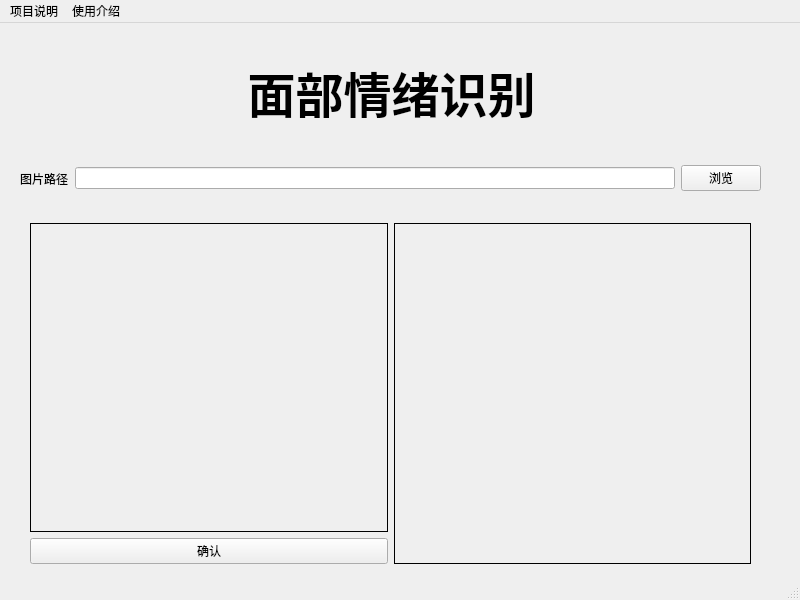
<?xml version="1.0" encoding="UTF-8"?>
<ui version="4.0">
 <class>MainWindow</class>
 <widget class="QMainWindow" name="MainWindow">
  <property name="geometry">
   <rect>
    <x>0</x>
    <y>0</y>
    <width>800</width>
    <height>600</height>
   </rect>
  </property>
  <property name="windowTitle">
   <string>MainWindow</string>
  </property>
  <widget class="QWidget" name="centralwidget">
   <widget class="QLabel" name="front">
    <property name="geometry">
     <rect>
      <x>61</x>
      <y>34</y>
      <width>661</width>
      <height>61</height>
     </rect>
    </property>
    <property name="text">
     <string>&lt;html&gt;&lt;head/&gt;&lt;body&gt;&lt;p align=&quot;center&quot;&gt;&lt;span style=&quot; font-size:36pt; font-weight:600;&quot;&gt;面部情绪识别&lt;/span&gt;&lt;/p&gt;&lt;/body&gt;&lt;/html&gt;</string>
    </property>
    <property name="textFormat">
     <enum>Qt::RichText</enum>
    </property>
   </widget>
   <widget class="QWidget" name="layoutWidget">
    <property name="geometry">
     <rect>
      <x>20</x>
      <y>140</y>
      <width>741</width>
      <height>31</height>
     </rect>
    </property>
    <layout class="QHBoxLayout" name="horizontalLayout">
     <item>
      <widget class="QLabel" name="filepath">
       <property name="text">
        <string>图片路径</string>
       </property>
      </widget>
     </item>
     <item>
      <widget class="QLineEdit" name="path"/>
     </item>
     <item>
      <widget class="QPushButton" name="scaner">
       <property name="text">
        <string>浏览</string>
       </property>
      </widget>
     </item>
    </layout>
   </widget>
   <widget class="QWidget" name="layoutWidget">
    <property name="geometry">
     <rect>
      <x>30</x>
      <y>200</y>
      <width>721</width>
      <height>341</height>
     </rect>
    </property>
    <layout class="QHBoxLayout" name="horizontalLayout_2">
     <item>
      <layout class="QVBoxLayout" name="verticalLayout">
       <item>
        <widget class="QLabel" name="pic">
         <property name="frameShape">
          <enum>QFrame::Panel</enum>
         </property>
         <property name="lineWidth">
          <number>1</number>
         </property>
         <property name="midLineWidth">
          <number>0</number>
         </property>
         <property name="text">
          <string/>
         </property>
        </widget>
       </item>
       <item>
        <widget class="QPushButton" name="check">
         <property name="text">
          <string>确认</string>
         </property>
        </widget>
       </item>
      </layout>
     </item>
     <item>
      <widget class="QLabel" name="bar_chart">
       <property name="frameShape">
        <enum>QFrame::Panel</enum>
       </property>
       <property name="text">
        <string/>
       </property>
      </widget>
     </item>
    </layout>
   </widget>
  </widget>
  <widget class="QMenuBar" name="menubar">
   <property name="geometry">
    <rect>
     <x>0</x>
     <y>0</y>
     <width>800</width>
     <height>26</height>
    </rect>
   </property>
   <widget class="QMenu" name="menu">
    <property name="title">
     <string>项目说明</string>
    </property>
    <addaction name="action1"/>
   </widget>
   <widget class="QMenu" name="menu_2">
    <property name="title">
     <string>使用介绍</string>
    </property>
    <addaction name="actiond"/>
   </widget>
   <addaction name="menu"/>
   <addaction name="menu_2"/>
  </widget>
  <widget class="QStatusBar" name="statusbar"/>
  <action name="action1">
   <property name="text">
    <string>该项目目的在于完成一个简单的面部情绪识别任务</string>
   </property>
  </action>
  <action name="actiond">
   <property name="text">
    <string>输入图像路径后，点击确认，之后即会呈现分析数据</string>
   </property>
  </action>
 </widget>
 <resources/>
 <connections/>
</ui>
